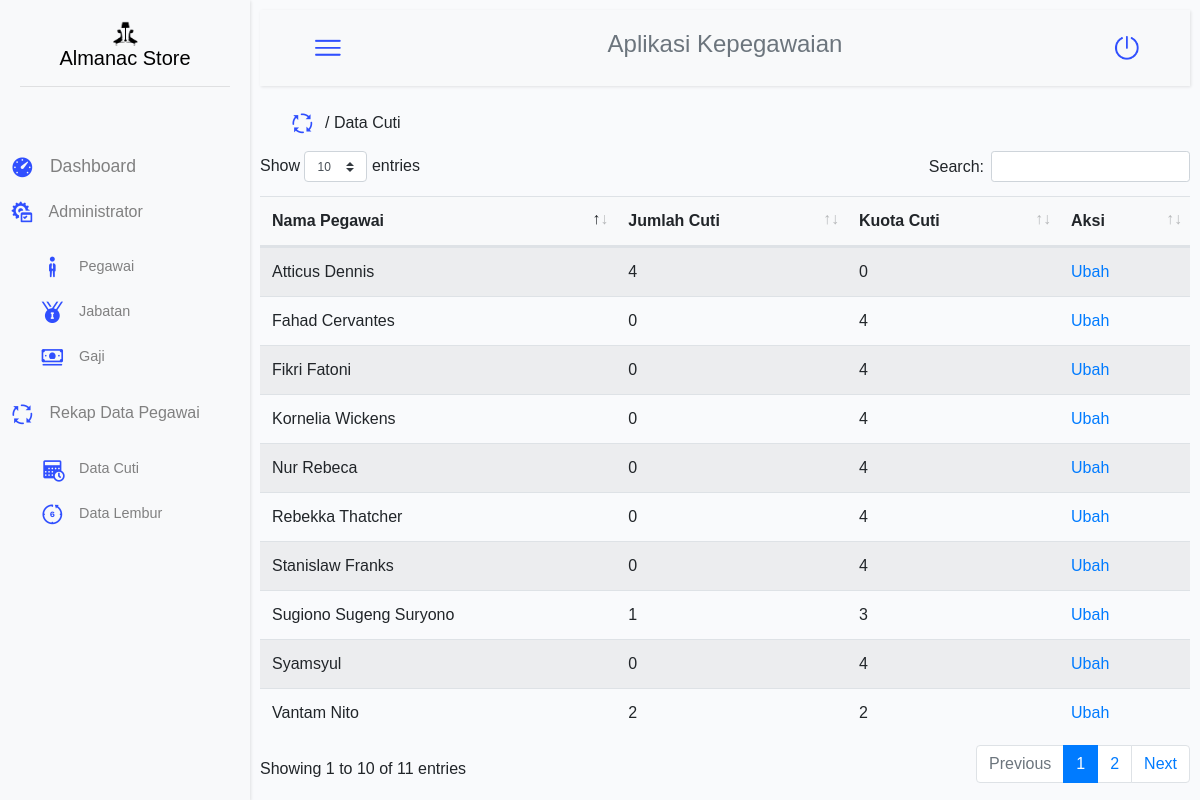
Before: /view/cuti.php (signed in) with the older database file.
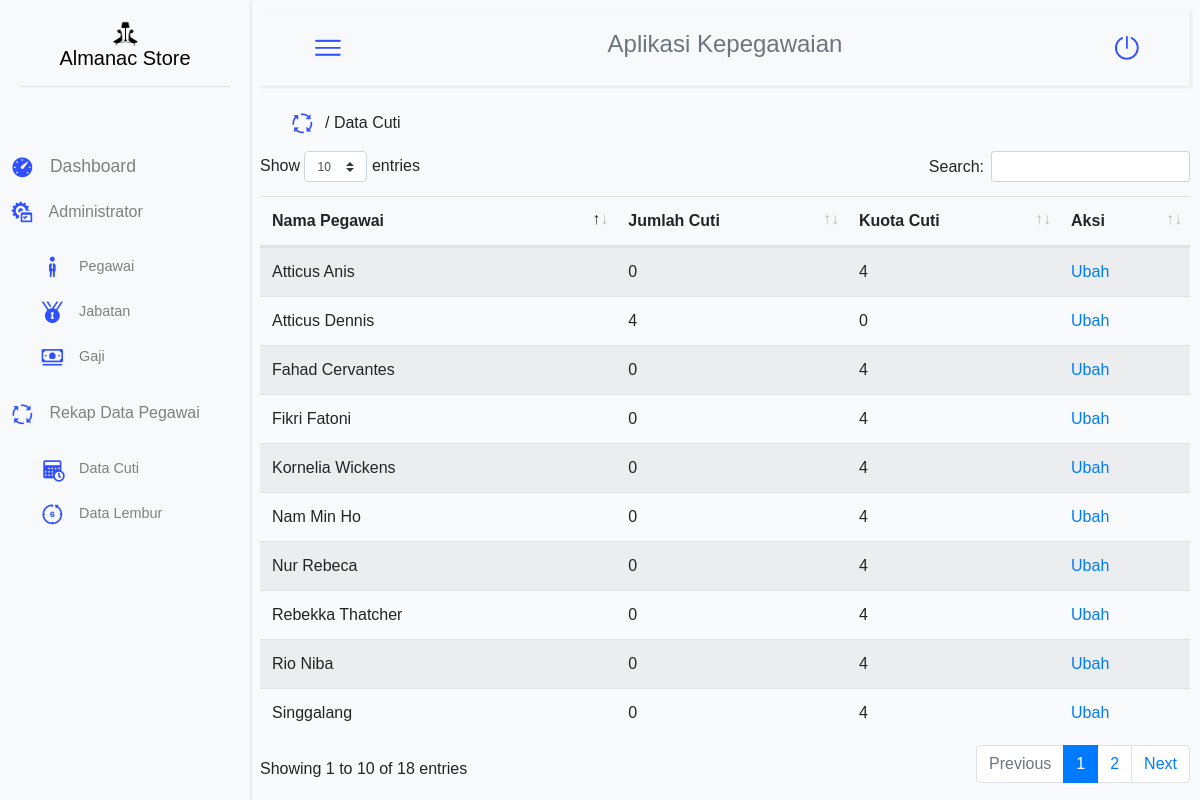
After: the same page with the newer database file.
### tables this page shows
CREATE TABLE `cuti` (
  `id_cuti` int(11) NOT NULL,
  `id_pegawai` varchar(5) NOT NULL,
  `jumlah_cuti` int(11) NOT NULL,
  `kuota_cuti` int(11) NOT NULL
);

CREATE TABLE `pegawai` (
  `id_pegawai` varchar(5) NOT NULL,
  `id_jabatan` varchar(5) NOT NULL,
  `nama_pegawai` varchar(30) NOT NULL,
  `tanggal_lahir` date NOT NULL,
  `jenis_kelamin` varchar(15) NOT NULL,
  `no_hp` varchar(13) NOT NULL,
  `email` varchar(30) NOT NULL,
  `alamat` text NOT NULL
);

### view/cuti.php (the view, shortened to what this page needs)
<?php
    require "../config/conn_db.php";
    include "../header.php";
?>
<div class="container-fluid">
            <div class="row" style="padding: 15px;">
                <div class="col">
                    <img class="icn-20" src="../asset/icons/icons8_Process_50px.png">/ Data Cuti
                </div>
                <div class="col">
                </div>
                <div class="col">
                </div>
            </div>
        <div class="row">
            <div class="table-responsive">
            <table class="table table-striped" id="tables">
            	<thead class="bg-light" >
            		<tr>
            			<th>Nama Pegawai</th>
            			<th>Jumlah Cuti </th>
            			<th>Kuota Cuti</th>
                        <th>Aksi</th>
            		</tr>
                </thead>
            		<tbody>
                    <?php
                            $selectCuti = "SELECT * FROM cuti, pegawai WHERE cuti.id_pegawai=pegawai.id_pegawai";
                            $getCuti = mysqli_query($conn, $selectCuti);
                            while ($fetchCuti = mysqli_fetch_array($getCuti)) { ?>
                            <tr>
                                <td><?= $fetchCuti["nama_pegawai"] ?></td>
                                <td><?= $fetchCuti["jumlah_cuti"] ?></td>
                                <td><?= $fetchCuti['kuota_cuti'] ?></td>
                                <td><a data-toggle="modal" href="#ubahdata<?= $fetchCuti['id_cuti'] ?>"> Ubah </a>
                                </td>
                            </tr>
                        <?php } ?>
            		</tbody>
            </table>
        </div>
    </div>
</div>
<?php
    include"../footer.php";
?>

Changed rows visible on the page:
no longer on this page (row unchanged): cuti: id_pegawai.nama_pegawai "Sugiono Sugeng Suryono", jumlah_cuti "1", kuota_cuti "3"
no longer on this page (row unchanged): cuti: id_pegawai.nama_pegawai "Syamsyul", jumlah_cuti "0", kuota_cuti "4"
no longer on this page (row unchanged): cuti: id_pegawai.nama_pegawai "Stanislaw Franks", jumlah_cuti "0", kuota_cuti "4"
no longer on this page (row unchanged): cuti: id_pegawai.nama_pegawai "Vantam Nito", jumlah_cuti "2", kuota_cuti "2"
added cuti: id_pegawai.nama_pegawai "Atticus Anis", jumlah_cuti "0", kuota_cuti "4"
added cuti: id_pegawai.nama_pegawai "Singgalang", jumlah_cuti "0", kuota_cuti "4"
added cuti: id_pegawai.nama_pegawai "Rio Niba", jumlah_cuti "0", kuota_cuti "4"
added cuti: id_pegawai.nama_pegawai "Nam Min Ho", jumlah_cuti "0", kuota_cuti "4"
Other visible differences:
text written by a page script: "Show entries Search: Showing 1 to 10 of 11 entries Previous 1 2 Next" → "Show entries Search: Showing 1 to 10 of 18 entries Previous 1 2 Next"
